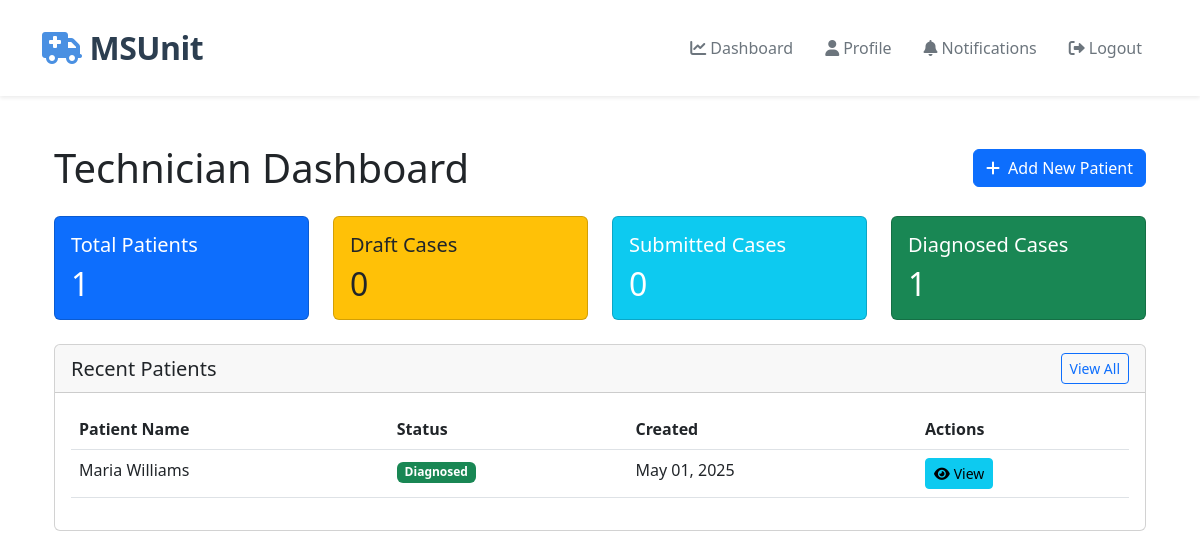
The page /technician/ (signed in) on the database as committed earlier.
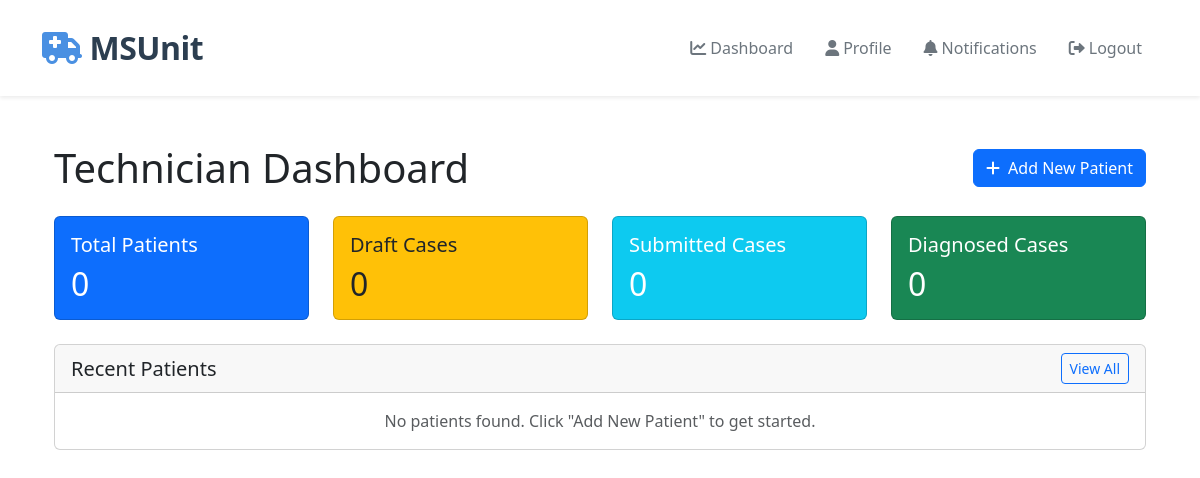
The same page on the database as committed later.
### technician/models.py (models this page shows, shortened)
class Patient(models.Model):
    STATUS_CHOICES = [
        ('NEW', 'New'),
        ('SUBMITTED', 'Submitted for Review'),
        ('REVIEWED', 'Under Review'),
        ('DIAGNOSED', 'Diagnosed'),
        ('DISCHARGED', 'Discharged'),
    ]
    GENDER_CHOICES = [
        ('M', 'Male'),
        ('F', 'Female'),
        ('O', 'Other'),
    ]
    first_name = models.CharField(max_length=100)
    last_name = models.CharField(max_length=100)
    date_of_birth = models.DateField()
    gender = models.CharField(max_length=1, choices=GENDER_CHOICES)
    contact_number = models.CharField(max_length=15, blank=True)
    address = models.TextField(blank=True)
    emergency_contact_name = models.CharField(max_length=100, blank=True)
    emergency_contact_number = models.CharField(max_length=15, blank=True)
    medical_history = models.TextField(blank=True)
    current_medications = models.TextField(blank=True)
    allergies = models.TextField(blank=True)
    blood_pressure_systolic = models.IntegerField(validators=[MinValueValidator(0), MaxValueValidator(300)])
    blood_pressure_diastolic = models.IntegerField(validators=[MinValueValidator(0), MaxValueValidator(200)])
    heart_rate = models.IntegerField(validators=[MinValueValidator(0), MaxValueValidator(300)])
    respiratory_rate = models.IntegerField(validators=[MinValueValidator(0), MaxValueValidator(100)])
    temperature = models.DecimalField(max_digits=4, decimal_places=1)
    oxygen_saturation = models.IntegerField(validators=[MinValueValidator(0), MaxValueValidator(100)])
    glasgow_coma_scale = models.IntegerField(validators=[MinValueValidator(3), MaxValueValidator(15)])
    chief_complaint = models.TextField()
    notes = models.TextField(blank=True)
    nihss = models.TextField(blank=True, help_text="National Institutes of Health Stroke Scale score and details")
    status = models.CharField(max_length=20, choices=STATUS_CHOICES, default='NEW')
    technician = models.ForeignKey(User, on_delete=models.CASCADE, related_name='patients')
    created_at = models.DateTimeField(auto_now_add=True)
    updated_at = models.DateTimeField(auto_now=True)
    class Meta:
        ordering = ['-created_at']

### technician/views.py (the view)
# urls.py: path('', RedirectView.as_view(pattern_name='accounts:dashboard'), name='home'),
@login_required
@user_passes_test(is_technician)
def dashboard(request):
    patients = Patient.objects.filter(technician=request.user).order_by('-created_at')
    total_patients = patients.count()
    draft_count = patients.filter(status='NEW').count()
    submitted_count = patients.filter(status='SUBMITTED').count()
    diagnosed_count = patients.filter(status='DIAGNOSED').count()
    recent_patients = patients[:10]  # Get 10 most recent patients
    context = {
        'recent_patients': recent_patients,
        'total_patients': total_patients,
        'draft_count': draft_count,
        'submitted_count': submitted_count,
        'diagnosed_count': diagnosed_count,
    }
    return render(request, 'technician/dashboard.html', context)

### technician/templates/technician/dashboard.html (shortened to what this page needs)
{% extends 'base.html' %}
{% load static %}
{% block content %}
<div class="container py-4">
    <div class="d-flex justify-content-between align-items-center mb-4">
        <h1 class="mb-0">Technician Dashboard</h1>
        <a href="{% url 'technician:patient_create' %}" class="btn btn-primary">
            <i class="fas fa-plus me-2"></i>Add New Patient
        </a>
    </div>
    <div class="row mb-4">
        <div class="col-md-3">
            <div class="card bg-primary text-white">
                <div class="card-body">
                    <h5 class="card-title">Total Patients</h5>
                    <h2 class="card-text">{{ total_patients }}</h2>
                </div>
            </div>
        </div>
        <div class="col-md-3">
            <div class="card bg-warning text-dark">
                <div class="card-body">
                    <h5 class="card-title">Draft Cases</h5>
                    <h2 class="card-text">{{ draft_count }}</h2>
                </div>
            </div>
        </div>
        <div class="col-md-3">
            <div class="card bg-info text-white">
                <div class="card-body">
                    <h5 class="card-title">Submitted Cases</h5>
                    <h2 class="card-text">{{ submitted_count }}</h2>
                </div>
            </div>
        </div>
        <div class="col-md-3">
            <div class="card bg-success text-white">
                <div class="card-body">
                    <h5 class="card-title">Diagnosed Cases</h5>
                    <h2 class="card-text">{{ diagnosed_count }}</h2>
                </div>
            </div>
        </div>
    </div>
    <div class="card">
        <div class="card-header d-flex justify-content-between align-items-center">
            <h5 class="mb-0">Recent Patients</h5>
            <a href="{% url 'technician:patient_list' %}" class="btn btn-sm btn-outline-primary">View All</a>
        </div>
        <div class="card-body">
            {% if recent_patients %}
            <div class="table-responsive">
                <table class="table table-hover">
                    <thead>
                        <tr>
                            <th>Patient Name</th>
                            <th>Status</th>
                            <th>Created</th>
                            <th>Actions</th>
                        </tr>
                    </thead>
                    <tbody>
                        {% for patient in recent_patients %}
                        <tr>
                            <td>{{ patient.first_name }} {{ patient.last_name }}</td>
                            <td>
                                <span class="badge {% if patient.status == 'NEW' %}bg-warning{% elif patient.status == 'SUBMITTED' %}bg-info{% elif patient.status == 'DIAGNOSED' %}bg-success{% else %}bg-secondary{% endif %}">
                                    {{ patient.get_status_display }}
                                </span>
                            </td>
                            <td>{{ patient.created_at|date:"M d, Y" }}</td>
                            <td>
                                <div class="btn-group">
                                    <a href="{% url 'technician:patient_detail' pk=patient.pk %}" class="btn btn-sm btn-info">
                                        <i class="fas fa-eye me-1"></i>View
                                    </a>
                                </div>
                            </td>
                        </tr>
                        {% endfor %}
                    </tbody>
                </table>
            </div>
            {% else %}
            <p class="text-muted text-center mb-0">No patients found. Click "Add New Patient" to get started.</p>
            {% endif %}
        </div>
    </div>
</div>
{% endblock %}

Rows that differ between the two databases and show on the page:
removed Patient: first_name "Maria", last_name "Williams", status "Diagnosed", created_at "May 01, 2025"
Other text that changed with them:
{{ total_patients }}: "1" → "0"
{{ diagnosed_count }}: "1" → "0"
text no longer shown: "Patient Name Status Created Actions"
text now shown: "No patients found. Click \"Add New Patient\" to get started."
